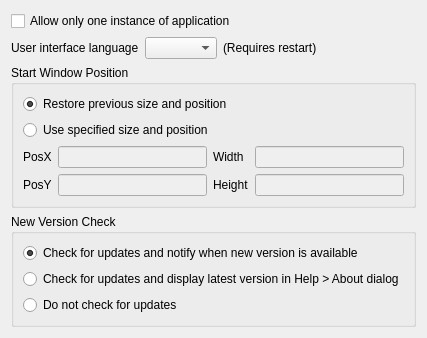
<?xml version="1.0" encoding="UTF-8"?>
<ui version="4.0">
 <class>UIComPrefGeneral</class>
 <widget class="QWidget" name="UIComPrefGeneral">
  <property name="geometry">
   <rect>
    <x>0</x>
    <y>0</y>
    <width>426</width>
    <height>323</height>
   </rect>
  </property>
  <property name="windowTitle">
   <string>Preferences</string>
  </property>
  <layout class="QVBoxLayout" name="verticalLayout_2">
   <item>
    <widget class="QCheckBox" name="m_pqchSingleInstanceOnly">
     <property name="text">
      <string>Allow only one instance of application</string>
     </property>
    </widget>
   </item>
   <item>
    <layout class="QHBoxLayout" name="m_pqhblLanguageLayout">
     <item>
      <widget class="QLabel" name="m_plblLangaugeSelect">
       <property name="text">
        <string>User interface language</string>
       </property>
      </widget>
     </item>
     <item>
      <widget class="QComboBox" name="m_pqcboUILanguage"/>
     </item>
     <item>
      <widget class="QLabel" name="m_plblLangaugeRestart">
       <property name="text">
        <string>(Requires restart)</string>
       </property>
      </widget>
     </item>
     <item>
      <spacer name="horizontalSpacer">
       <property name="orientation">
        <enum>Qt::Horizontal</enum>
       </property>
       <property name="sizeHint" stdset="0">
        <size>
         <width>40</width>
         <height>20</height>
        </size>
       </property>
      </spacer>
     </item>
    </layout>
   </item>
   <item>
    <widget class="QGroupBox" name="groupBox">
     <property name="sizePolicy">
      <sizepolicy hsizetype="Expanding" vsizetype="Fixed">
       <horstretch>0</horstretch>
       <verstretch>0</verstretch>
      </sizepolicy>
     </property>
     <property name="maximumSize">
      <size>
       <width>16777215</width>
       <height>16777215</height>
      </size>
     </property>
     <property name="title">
      <string>Start Window Position</string>
     </property>
     <layout class="QVBoxLayout" name="verticalLayout_6">
      <item>
       <widget class="QRadioButton" name="m_pqrbWindowPositionRestoreLast">
        <property name="text">
         <string>Restore previous size and position</string>
        </property>
        <property name="checked">
         <bool>true</bool>
        </property>
       </widget>
      </item>
      <item>
       <widget class="QRadioButton" name="m_pqrbWindowPositionUseSpecified">
        <property name="text">
         <string>Use specified size and position</string>
        </property>
       </widget>
      </item>
      <item>
       <layout class="QHBoxLayout" name="m_pqhblWinPosition">
        <item>
         <layout class="QVBoxLayout" name="m_pqvblWinPosLables">
          <item>
           <widget class="QLabel" name="label">
            <property name="text">
             <string>PosX</string>
            </property>
           </widget>
          </item>
          <item>
           <widget class="QLabel" name="label_2">
            <property name="text">
             <string>PosY</string>
            </property>
           </widget>
          </item>
         </layout>
        </item>
        <item>
         <layout class="QVBoxLayout" name="m_pqvblWinPosBoxes">
          <item>
           <widget class="QLineEdit" name="m_pqleWindowPositionX">
            <property name="enabled">
             <bool>false</bool>
            </property>
           </widget>
          </item>
          <item>
           <widget class="QLineEdit" name="m_pqleWindowPositionY">
            <property name="enabled">
             <bool>false</bool>
            </property>
           </widget>
          </item>
         </layout>
        </item>
        <item>
         <layout class="QVBoxLayout" name="m_pqvblWinSizeLables">
          <item>
           <widget class="QLabel" name="label_3">
            <property name="text">
             <string>Width</string>
            </property>
           </widget>
          </item>
          <item>
           <widget class="QLabel" name="label_4">
            <property name="text">
             <string>Height</string>
            </property>
           </widget>
          </item>
         </layout>
        </item>
        <item>
         <layout class="QVBoxLayout" name="m_pqvblWinSizeBoxes">
          <item>
           <widget class="QLineEdit" name="m_pqleWindowPositionWidth">
            <property name="enabled">
             <bool>false</bool>
            </property>
           </widget>
          </item>
          <item>
           <widget class="QLineEdit" name="m_pqleWindowPositionHeight">
            <property name="enabled">
             <bool>false</bool>
            </property>
           </widget>
          </item>
         </layout>
        </item>
       </layout>
      </item>
     </layout>
    </widget>
   </item>
   <item>
    <widget class="QGroupBox" name="groupBox_2">
     <property name="title">
      <string>New Version Check</string>
     </property>
     <layout class="QVBoxLayout" name="verticalLayout">
      <item>
       <widget class="QRadioButton" name="m_pqrbUpdatesCheckAndNotify">
        <property name="text">
         <string>Check for updates and notify when new version is available</string>
        </property>
        <property name="checked">
         <bool>true</bool>
        </property>
       </widget>
      </item>
      <item>
       <widget class="QRadioButton" name="m_pqrbUpdatesCheckOnly">
        <property name="text">
         <string>Check for updates and display latest version in Help &gt; About dialog</string>
        </property>
        <property name="checked">
         <bool>false</bool>
        </property>
       </widget>
      </item>
      <item>
       <widget class="QRadioButton" name="m_pqrbUpdatesDoNotCheck">
        <property name="text">
         <string>Do not check for updates</string>
        </property>
       </widget>
      </item>
     </layout>
    </widget>
   </item>
   <item>
    <spacer name="verticalSpacer">
     <property name="orientation">
      <enum>Qt::Vertical</enum>
     </property>
     <property name="sizeHint" stdset="0">
      <size>
       <width>20</width>
       <height>14</height>
      </size>
     </property>
    </spacer>
   </item>
  </layout>
 </widget>
 <tabstops>
  <tabstop>m_pqcboUILanguage</tabstop>
  <tabstop>m_pqrbWindowPositionRestoreLast</tabstop>
  <tabstop>m_pqrbWindowPositionUseSpecified</tabstop>
  <tabstop>m_pqleWindowPositionX</tabstop>
  <tabstop>m_pqleWindowPositionY</tabstop>
  <tabstop>m_pqleWindowPositionWidth</tabstop>
  <tabstop>m_pqleWindowPositionHeight</tabstop>
  <tabstop>m_pqrbUpdatesCheckAndNotify</tabstop>
  <tabstop>m_pqrbUpdatesCheckOnly</tabstop>
  <tabstop>m_pqrbUpdatesDoNotCheck</tabstop>
 </tabstops>
 <resources/>
 <connections>
  <connection>
   <sender>m_pqrbWindowPositionUseSpecified</sender>
   <signal>toggled(bool)</signal>
   <receiver>m_pqleWindowPositionX</receiver>
   <slot>setEnabled(bool)</slot>
   <hints>
    <hint type="sourcelabel">
     <x>406</x>
     <y>116</y>
    </hint>
    <hint type="destinationlabel">
     <x>193</x>
     <y>150</y>
    </hint>
   </hints>
  </connection>
  <connection>
   <sender>m_pqrbWindowPositionUseSpecified</sender>
   <signal>toggled(bool)</signal>
   <receiver>m_pqleWindowPositionY</receiver>
   <slot>setEnabled(bool)</slot>
   <hints>
    <hint type="sourcelabel">
     <x>406</x>
     <y>119</y>
    </hint>
    <hint type="destinationlabel">
     <x>198</x>
     <y>175</y>
    </hint>
   </hints>
  </connection>
  <connection>
   <sender>m_pqrbWindowPositionUseSpecified</sender>
   <signal>toggled(bool)</signal>
   <receiver>m_pqleWindowPositionWidth</receiver>
   <slot>setEnabled(bool)</slot>
   <hints>
    <hint type="sourcelabel">
     <x>406</x>
     <y>117</y>
    </hint>
    <hint type="destinationlabel">
     <x>393</x>
     <y>150</y>
    </hint>
   </hints>
  </connection>
  <connection>
   <sender>m_pqrbWindowPositionUseSpecified</sender>
   <signal>toggled(bool)</signal>
   <receiver>m_pqleWindowPositionHeight</receiver>
   <slot>setEnabled(bool)</slot>
   <hints>
    <hint type="sourcelabel">
     <x>406</x>
     <y>114</y>
    </hint>
    <hint type="destinationlabel">
     <x>400</x>
     <y>176</y>
    </hint>
   </hints>
  </connection>
  <connection>
   <sender>m_pqrbWindowPositionUseSpecified</sender>
   <signal>toggled(bool)</signal>
   <receiver>m_pqleWindowPositionX</receiver>
   <slot>setFocus()</slot>
   <hints>
    <hint type="sourcelabel">
     <x>404</x>
     <y>118</y>
    </hint>
    <hint type="destinationlabel">
     <x>202</x>
     <y>132</y>
    </hint>
   </hints>
  </connection>
 </connections>
</ui>
